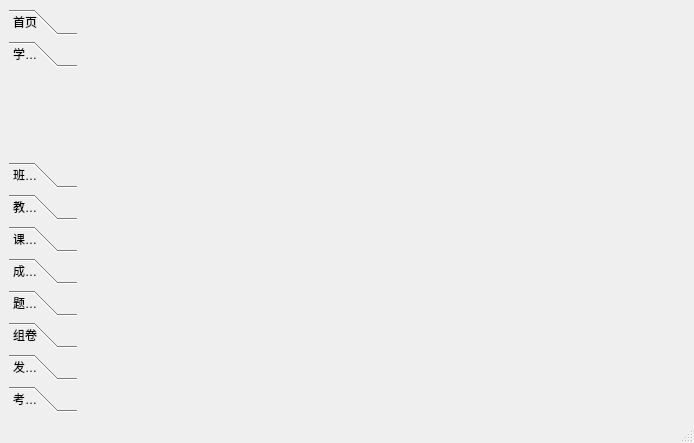
<?xml version="1.0" encoding="UTF-8"?>
<ui version="4.0">
 <class>teacherHome</class>
 <widget class="QMainWindow" name="teacherHome">
  <property name="geometry">
   <rect>
    <x>0</x>
    <y>0</y>
    <width>694</width>
    <height>443</height>
   </rect>
  </property>
  <property name="windowTitle">
   <string>MainWindow</string>
  </property>
  <widget class="QWidget" name="centralwidget">
   <layout class="QFormLayout" name="formLayout">
    <item row="0" column="0">
     <widget class="QToolBox" name="toolBox">
      <property name="currentIndex">
       <number>1</number>
      </property>
      <widget class="QWidget" name="page_10">
       <property name="geometry">
        <rect>
         <x>0</x>
         <y>0</y>
         <width>68</width>
         <height>82</height>
        </rect>
       </property>
       <attribute name="label">
        <string>首页</string>
       </attribute>
      </widget>
      <widget class="QWidget" name="page">
       <property name="geometry">
        <rect>
         <x>0</x>
         <y>0</y>
         <width>68</width>
         <height>82</height>
        </rect>
       </property>
       <attribute name="label">
        <string>学生信息</string>
       </attribute>
      </widget>
      <widget class="QWidget" name="page_3">
       <property name="geometry">
        <rect>
         <x>0</x>
         <y>0</y>
         <width>68</width>
         <height>82</height>
        </rect>
       </property>
       <attribute name="label">
        <string>班级信息</string>
       </attribute>
      </widget>
      <widget class="QWidget" name="page_4">
       <property name="geometry">
        <rect>
         <x>0</x>
         <y>0</y>
         <width>68</width>
         <height>82</height>
        </rect>
       </property>
       <attribute name="label">
        <string>教师信息</string>
       </attribute>
      </widget>
      <widget class="QWidget" name="page_11">
       <property name="geometry">
        <rect>
         <x>0</x>
         <y>0</y>
         <width>68</width>
         <height>82</height>
        </rect>
       </property>
       <attribute name="label">
        <string>课程信息</string>
       </attribute>
      </widget>
      <widget class="QWidget" name="page_5">
       <property name="geometry">
        <rect>
         <x>0</x>
         <y>0</y>
         <width>68</width>
         <height>82</height>
        </rect>
       </property>
       <attribute name="label">
        <string>成绩查询</string>
       </attribute>
      </widget>
      <widget class="QWidget" name="page_2">
       <property name="geometry">
        <rect>
         <x>0</x>
         <y>0</y>
         <width>68</width>
         <height>82</height>
        </rect>
       </property>
       <attribute name="label">
        <string>题库管理</string>
       </attribute>
      </widget>
      <widget class="QWidget" name="page_6">
       <property name="geometry">
        <rect>
         <x>0</x>
         <y>0</y>
         <width>68</width>
         <height>82</height>
        </rect>
       </property>
       <attribute name="label">
        <string>组卷</string>
       </attribute>
      </widget>
      <widget class="QWidget" name="page_7">
       <property name="geometry">
        <rect>
         <x>0</x>
         <y>0</y>
         <width>68</width>
         <height>82</height>
        </rect>
       </property>
       <attribute name="label">
        <string>发布考试</string>
       </attribute>
      </widget>
      <widget class="QWidget" name="page_8">
       <property name="geometry">
        <rect>
         <x>0</x>
         <y>0</y>
         <width>68</width>
         <height>82</height>
        </rect>
       </property>
       <attribute name="label">
        <string>考试管理</string>
       </attribute>
      </widget>
     </widget>
    </item>
    <item row="0" column="1">
     <widget class="QStackedWidget" name="stackedWidget">
      <property name="currentIndex">
       <number>0</number>
      </property>
      <widget class="QWidget" name="page_9"/>
     </widget>
    </item>
   </layout>
  </widget>
  <widget class="QMenuBar" name="menubar">
   <property name="geometry">
    <rect>
     <x>0</x>
     <y>0</y>
     <width>694</width>
     <height>21</height>
    </rect>
   </property>
  </widget>
  <widget class="QStatusBar" name="statusbar"/>
 </widget>
 <resources/>
 <connections/>
</ui>
